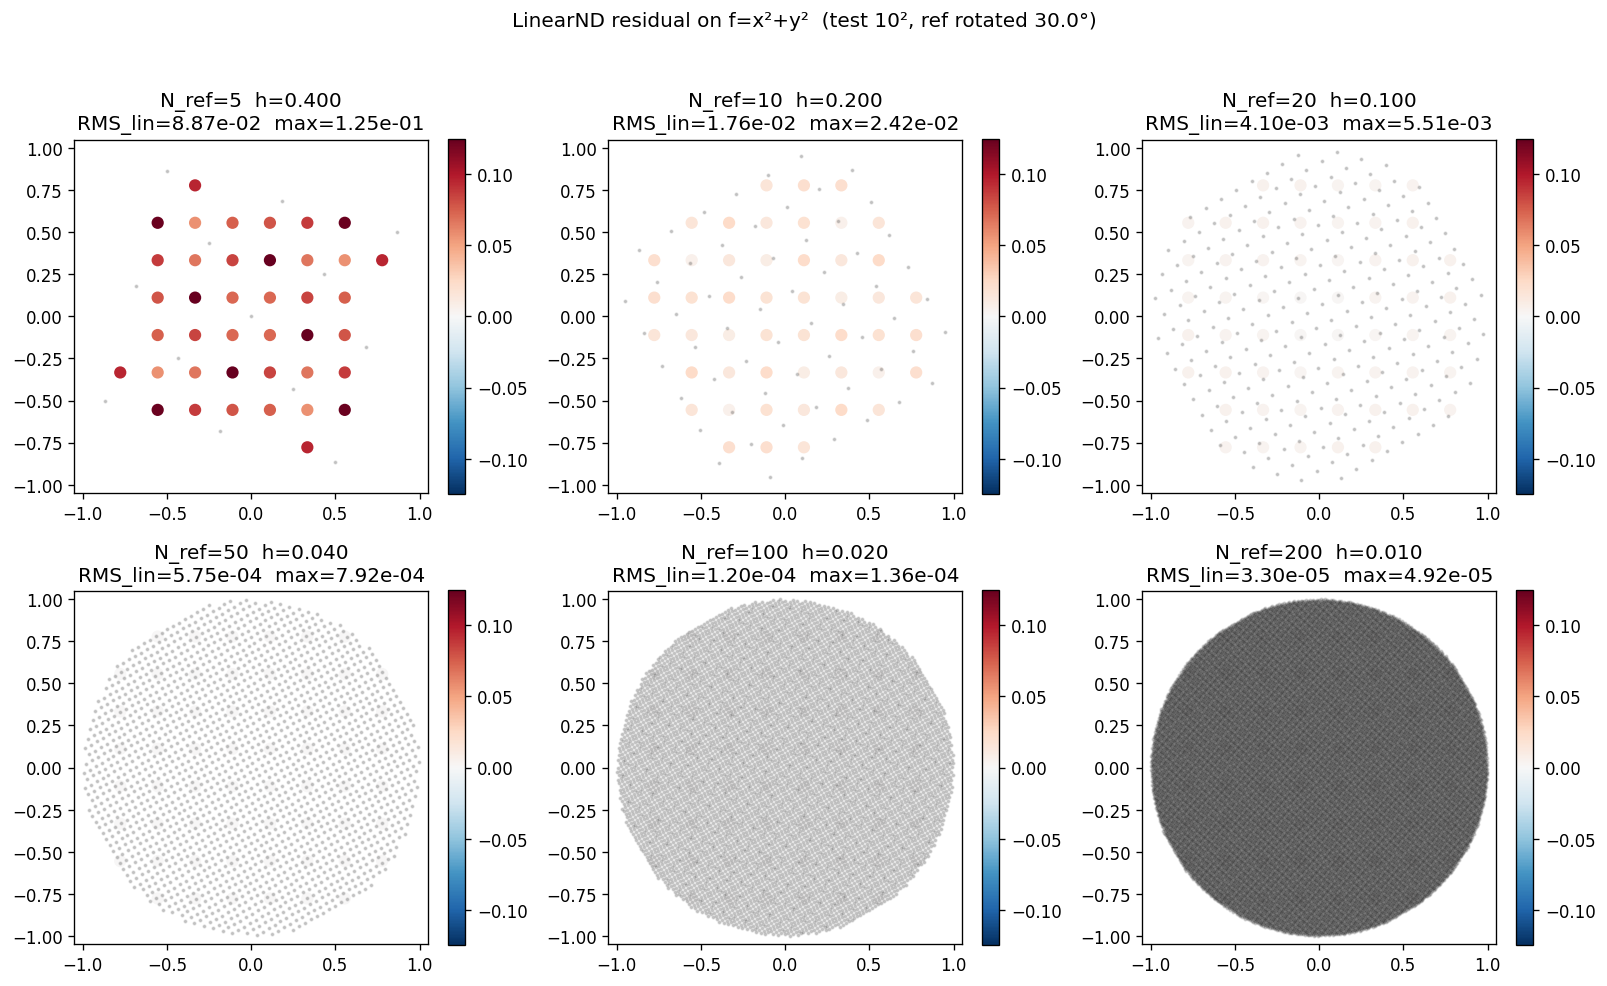

Python code for this plot:
#!/usr/bin/env python3
"""
paraboloid_interp_test.py — conceptual test of the "interpolate-the-dense-
reference, sample-the-test-exactly" idea, using a smooth analytic function
(a paraboloid) so the only error source is interpolation itself.

Setup
-----
  f(x, y) = x² + y²

  Domain: circular disk of radius R = 1.

  Reference: an N_ref × N_ref Cartesian grid restricted to the disk, then
             rotated by 30° about the z-axis.  Values are exact f(x',y').

  Test:     a fixed 10 × 10 Cartesian grid restricted to the disk, NOT
            rotated.  Values are exact f(x,y).

  We build a LinearNDInterpolator over the (rotated) reference points
  (mirroring the cost.py choice) and evaluate it at every test-grid
  position to obtain G_ref(x_test, y_test).  The residual at each test
  point is

      r_i = f(x_i, y_i)  –  G_ref_interp(x_i, y_i)

  We sweep N_ref ∈ {5, 10, 20, 50, 100, 200} and report

      • RMS residual  (= sqrt(mean(r²)))
      • max residual
      • residual at the disk centre  (where interp is best)
      • residual at the disk edge    (where interp is worst)

  We also compare scipy's LinearND (k=1, what cost.py uses) against
  CloughTocher2D (k=3, smoother) so we can see whether linear interp is
  the bottleneck.

  A figure paraboloid_interp_test.png shows residual maps for each
  reference size.

Conclusion the test is designed to surface
------------------------------------------
  Because f is smooth and analytic, a LinearND interp residual scales as
  O(h²) where h is the reference grid spacing.  For h = 2R/N_ref we
  expect RMS residual ∝ 1/N_ref².  If the actual residual flattens out
  for large N_ref, something other than linear-interp error dominates
  (e.g. boundary / hull artifacts).  Comparing linear vs cubic shows
  whether LinearND is the limiting factor for the cost function.

  This isolates the *geometric* contribution to the residual mismatch
  and lets us calibrate how big the reference correlator grid needs to
  be before interpolation noise drops below the MC noise (~ 1e-3 in the
  4-5-6 problem).

Usage:  python paraboloid_interp_test.py [--ref-sizes 5 10 20 50 100 200]
                                          [--n-test 10] [--show]
"""
from __future__ import annotations

import argparse
import math
import os

import numpy as np
import matplotlib
matplotlib.use("Agg")
import matplotlib.pyplot as plt
from scipy.interpolate import LinearNDInterpolator, CloughTocher2DInterpolator


def make_disk_grid(N: int, R: float = 1.0) -> np.ndarray:
    """Cartesian N×N grid clipped to the disk of radius R; returns (M,2)."""
    xs = np.linspace(-R, R, N)
    ys = np.linspace(-R, R, N)
    X, Y = np.meshgrid(xs, ys, indexing="xy")
    pts = np.column_stack([X.ravel(), Y.ravel()])
    pts = pts[np.hypot(pts[:, 0], pts[:, 1]) <= R + 1e-12]
    return pts


def rotate(pts: np.ndarray, angle_deg: float) -> np.ndarray:
    a = math.radians(angle_deg)
    c, s = math.cos(a), math.sin(a)
    R = np.array([[c, -s], [s, c]])
    return pts @ R.T


def paraboloid(p: np.ndarray) -> np.ndarray:
    return p[..., 0] ** 2 + p[..., 1] ** 2


def run_one(N_ref: int, test_pts: np.ndarray, R: float, angle_deg: float):
    ref_pts_unrot = make_disk_grid(N_ref, R)
    ref_pts       = rotate(ref_pts_unrot, angle_deg)
    ref_vals      = paraboloid(ref_pts_unrot)   # f is rotation-invariant,
                                                # use either pre- or post-rot
    # (paraboloid is invariant under z-rotation, so f(rotated)=f(unrotated))

    interp_lin   = LinearNDInterpolator(ref_pts, ref_vals)
    interp_cub   = CloughTocher2DInterpolator(ref_pts, ref_vals)

    g_lin = interp_lin(test_pts)
    g_cub = interp_cub(test_pts)
    g_true = paraboloid(test_pts)

    res_lin = g_lin - g_true
    res_cub = g_cub - g_true
    return ref_pts, res_lin, res_cub


def summary(name: str, res: np.ndarray, test_pts: np.ndarray):
    finite = np.isfinite(res)
    if finite.sum() == 0:
        return dict(rms=float("nan"), max=float("nan"),
                    n_finite=0, n_total=len(res))
    r = res[finite]
    rho = np.hypot(test_pts[finite, 0], test_pts[finite, 1])
    centre_mask = rho < 0.3
    edge_mask   = rho > 0.85
    return dict(
        rms=float(np.sqrt(np.mean(r ** 2))),
        max=float(np.max(np.abs(r))),
        rms_centre=float(np.sqrt(np.mean(r[centre_mask] ** 2)))
                    if centre_mask.sum() else float("nan"),
        rms_edge  =float(np.sqrt(np.mean(r[edge_mask]   ** 2)))
                    if edge_mask.sum() else float("nan"),
        n_finite=int(finite.sum()),
        n_total=int(len(res)),
    )


def main():
    p = argparse.ArgumentParser(description=__doc__.split("\n\n")[0])
    p.add_argument("--ref-sizes", nargs="+", type=int,
                   default=[5, 10, 20, 50, 100, 200])
    p.add_argument("--n-test", type=int, default=10)
    p.add_argument("--R", type=float, default=1.0)
    p.add_argument("--angle-deg", type=float, default=30.0)
    p.add_argument("--out-png", type=str, default=os.path.join(
        os.path.dirname(os.path.abspath(__file__)),
        "paraboloid_interp_test.png"))
    args = p.parse_args()

    test_pts = make_disk_grid(args.n_test, args.R)
    print(f"Test grid: {args.n_test}×{args.n_test} → {len(test_pts)} pts in disk")
    print(f"Reference rotation: {args.angle_deg}°  domain radius R={args.R}")
    print(f"f(x,y) = x² + y²,  exact at all sample points\n")

    print(f"{'N_ref':>6} {'h_ref':>8}  "
          f"{'RMS_lin':>10} {'RMS_cub':>10}  "
          f"{'RMS_lin/h²':>11} {'RMS_lin_ctr':>11} {'RMS_lin_edge':>12}  "
          f"{'n_fin/n':>8}")
    print("-" * 105)

    all_results = []
    for N in args.ref_sizes:
        h = 2 * args.R / N
        ref_pts, res_lin, res_cub = run_one(N, test_pts, args.R, args.angle_deg)
        s_lin = summary("lin", res_lin, test_pts)
        s_cub = summary("cub", res_cub, test_pts)
        all_results.append(dict(
            N=N, h=h, ref_pts=ref_pts,
            res_lin=res_lin, res_cub=res_cub,
            s_lin=s_lin, s_cub=s_cub,
        ))
        ratio = s_lin["rms"] / (h ** 2)  # should be roughly constant if O(h²)
        print(f"{N:>6} {h:>8.4f}  "
              f"{s_lin['rms']:>10.2e} {s_cub['rms']:>10.2e}  "
              f"{ratio:>11.3f} {s_lin['rms_centre']:>11.2e} "
              f"{s_lin['rms_edge']:>12.2e}  "
              f"{s_lin['n_finite']}/{s_lin['n_total']}")

    # Plot
    n = len(all_results)
    cols = min(3, n)
    rows = (n + cols - 1) // cols
    fig, axes = plt.subplots(rows, cols, figsize=(4.5 * cols, 4 * rows),
                             squeeze=False)
    vmax = max(np.nanmax(np.abs(r["res_lin"])) for r in all_results)
    for ax, r in zip(axes.flat, all_results):
        sc = ax.scatter(test_pts[:, 0], test_pts[:, 1],
                        c=r["res_lin"], s=40, cmap="RdBu_r",
                        vmin=-vmax, vmax=vmax)
        ax.scatter(r["ref_pts"][:, 0], r["ref_pts"][:, 1],
                   s=2, c="k", alpha=0.15)
        ax.set_aspect("equal")
        ax.set_title(f"N_ref={r['N']}  h={r['h']:.3f}\n"
                     f"RMS_lin={r['s_lin']['rms']:.2e}  "
                     f"max={r['s_lin']['max']:.2e}")
        ax.set_xlim(-args.R * 1.05, args.R * 1.05)
        ax.set_ylim(-args.R * 1.05, args.R * 1.05)
        plt.colorbar(sc, ax=ax, fraction=0.046)
    for ax in axes.flat[n:]:
        ax.axis("off")
    fig.suptitle(f"LinearND residual on f=x²+y²  (test {args.n_test}², "
                 f"ref rotated {args.angle_deg}°)", y=1.02)
    fig.tight_layout()
    fig.savefig(args.out_png, dpi=120, bbox_inches="tight")
    print(f"\nFigure saved to {args.out_png}")


if __name__ == "__main__":
    main()
